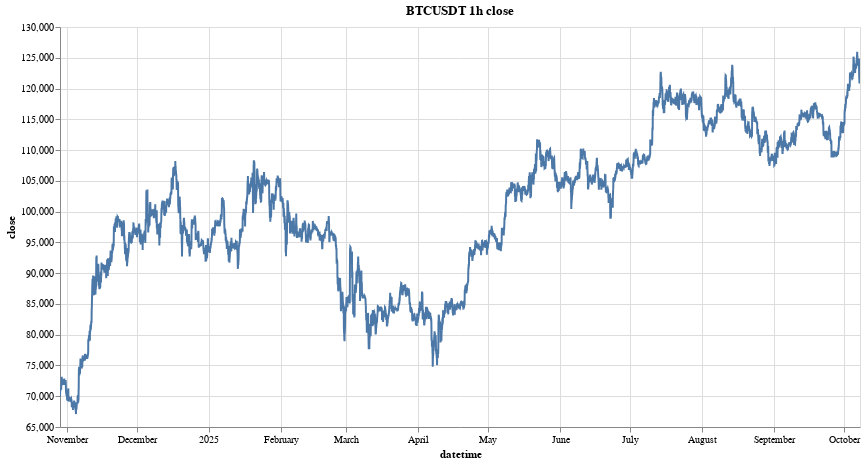

Notebook code for this chart:
### Markdown cell above
# dynamic interactive plot of time series

### Code cell
alt.data_transformers.enable("vegafusion")
research.plot_dyn_timeseries(ts, sym, 'close', time_interval)

### Figure 1 — Vega specification as saved in the notebook (floating-point values rounded to 4 significant figures; data arrays with more than 128 entries replaced by an {"elided": "..."} marker saying what was removed)
{"$schema": "https://vega.github.io/schema/vega/v5.json", "data": [{"name": "param_1_store"}, {"name": "param_2_store"}, {"name": "source_0", "values": {"elided": "8256 records"}, "transform": [{"type": "formula", "expr": "toDate(datum['datetime'])", "as": "datetime"}]}, {"name": "source_0_y_domain_close", "values": [{"min": 67100.0, "max": 126000.0}]}], "signals": [{"name": "unit", "value": {}, "on": [{"events": "pointermove", "update": "isTuple(group()) ? group() : unit"}]}, {"name": "param_1", "update": "vlSelectionResolve(\"param_1_store\", \"union\")"}, {"name": "param_2", "update": "vlSelectionResolve(\"param_2_store\", \"union\")"}, {"name": "param_1_datetime", "on": [{"events": [{"source": "view", "type": "dblclick"}], "update": "null"}, {"events": {"signal": "param_1_translate_delta"}, "update": "panLinear(param_1_translate_anchor.extent_x, -param_1_translate_delta.x / width)"}, {"events": {"signal": "param_1_zoom_delta"}, "update": "zoomLinear(domain(\"x\"), param_1_zoom_anchor.x, param_1_zoom_delta)"}]}, {"name": "param_1_tuple", "on": [{"events": [{"signal": "param_1_datetime"}], "update": "param_1_datetime ? {unit: \"\", fields: param_1_tuple_fields, values: [param_1_datetime]} : null"}]}, {"name": "param_1_tuple_fields", "value": [{"field": "datetime", "channel": "x", "type": "R"}]}, {"name": "param_1_translate_anchor", "value": {}, "on": [{"events": [{"source": "scope", "type": "pointerdown"}], "update": "{x: x(unit), y: y(unit), extent_x: domain(\"x\")}"}]}, {"name": "param_1_translate_delta", "value": {}, "on": [{"events": [{"source": "window", "between": [{"source": "scope", "type": "pointerdown"}, {"source": "window", "type": "pointerup"}], "type": "pointermove", "consume": true}], "update": "{x: param_1_translate_anchor.x - x(unit), y: param_1_translate_anchor.y - y(unit)}"}]}, {"name": "param_1_zoom_anchor", "on": [{"events": [{"source": "scope", "type": "wheel", "consume": true}], "update": "{x: invert(\"x\", x(unit)), y: invert(\"y\", y(unit))}"}]}, {"name": "param_1_zoom_delta", "on": [{"events": [{"source": "scope", "consume": true, "type": "wheel"}], "update": "pow(1.001, event.deltaY * pow(16, event.deltaMode))", "force": true}]}, {"name": "param_1_modify", "on": [{"events": {"signal": "param_1_tuple"}, "update": "modify(\"param_1_store\", param_1_tuple, true)"}]}, {"name": "param_2_close", "on": [{"events": [{"source": "view", "type": "dblclick"}], "update": "null"}, {"events": {"signal": "param_2_translate_delta"}, "update": "panLinear(param_2_translate_anchor.extent_y, param_2_translate_delta.y / height)"}, {"events": {"signal": "param_2_zoom_delta"}, "update": "zoomLinear(domain(\"y\"), param_2_zoom_anchor.y, param_2_zoom_delta)"}]}, {"name": "param_2_tuple", "on": [{"events": [{"signal": "param_2_close"}], "update": "param_2_close ? {unit: \"\", fields: param_2_tuple_fields, values: [param_2_close]} : null"}]}, {"name": "param_2_tuple_fields", "value": [{"field": "close", "channel": "y", "type": "R"}]}, {"name": "param_2_translate_anchor", "value": {}, "on": [{"events": [{"source": "scope", "type": "pointerdown"}], "update": "{x: x(unit), y: y(unit), extent_y: domain(\"y\")}"}]}, {"name": "param_2_translate_delta", "value": {}, "on": [{"events": [{"source": "window", "between": [{"source": "scope", "type": "pointerdown"}, {"source": "window", "type": "pointerup"}], "consume": true, "type": "pointermove"}], "update": "{x: param_2_translate_anchor.x - x(unit), y: param_2_translate_anchor.y - y(unit)}"}]}, {"name": "param_2_zoom_anchor", "on": [{"events": [{"source": "scope", "type": "wheel", "consume": true}], "update": "{x: invert(\"x\", x(unit)), y: invert(\"y\", y(unit))}"}]}, {"name": "param_2_zoom_delta", "on": [{"events": [{"source": "scope", "consume": true, "type": "wheel"}], "update": "pow(1.001, event.deltaY * pow(16, event.deltaMode))", "force": true}]}, {"name": "param_2_modify", "on": [{"events": {"signal": "param_2_tuple"}, "update": "modify(\"param_2_store\", param_2_tuple, true)"}]}], "marks": [{"type": "line", "name": "marks", "from": {"data": "source_0"}, "sort": {"field": "x"}, "encode": {"update": {"x": {"field": "datetime", "scale": "x"}, "defined": {"signal": "isValid(datum[\"datetime\"]) && isFinite(+datum[\"datetime\"]) && isValid(datum[\"close\"]) && isFinite(+datum[\"close\"])"}, "stroke": {"value": "#4c78a8"}, "tooltip": {"signal": "{\"datetime\": timeFormat(datum[\"datetime\"], '%b %d, %Y'), \"close\": format(datum[\"close\"], \"\")}"}, "y": {"field": "close", "scale": "y"}}}, "style": ["line"], "clip": true, "interactive": true}], "scales": [{"name": "x", "type": "time", "domain": {"data": "source_0", "field": "datetime"}, "range": [0, {"signal": "width"}], "domainRaw": {"signal": "param_1[\"datetime\"]"}}, {"name": "y", "type": "linear", "domain": [{"signal": "(data(\"source_0_y_domain_close\")[0] || {}).min"}, {"signal": "(data(\"source_0_y_domain_close\")[0] || {}).max"}], "range": [{"signal": "height"}, 0], "zero": false, "domainRaw": {"signal": "param_2[\"close\"]"}, "nice": true}], "axes": [{"scale": "x", "tickCount": {"signal": "ceil(width/40)"}, "maxExtent": 0, "domain": false, "ticks": false, "minExtent": 0, "orient": "bottom", "labels": false, "gridScale": "y", "aria": false, "grid": true, "zindex": 0}, {"scale": "y", "tickCount": {"signal": "ceil(height/40)"}, "gridScale": "x", "maxExtent": 0, "domain": false, "orient": "left", "aria": false, "grid": true, "minExtent": 0, "zindex": 0, "ticks": false, "labels": false}, {"scale": "x", "title": "datetime", "labelFlush": true, "labelOverlap": true, "tickCount": {"signal": "ceil(width/40)"}, "zindex": 0, "orient": "bottom", "grid": false}, {"scale": "y", "grid": false, "orient": "left", "tickCount": {"signal": "ceil(height/40)"}, "title": "close", "zindex": 0, "labelOverlap": true}], "title": {"text": "BTCUSDT 1h close", "frame": "group"}, "background": "white", "width": 800, "height": 400, "style": "cell", "padding": 5}
